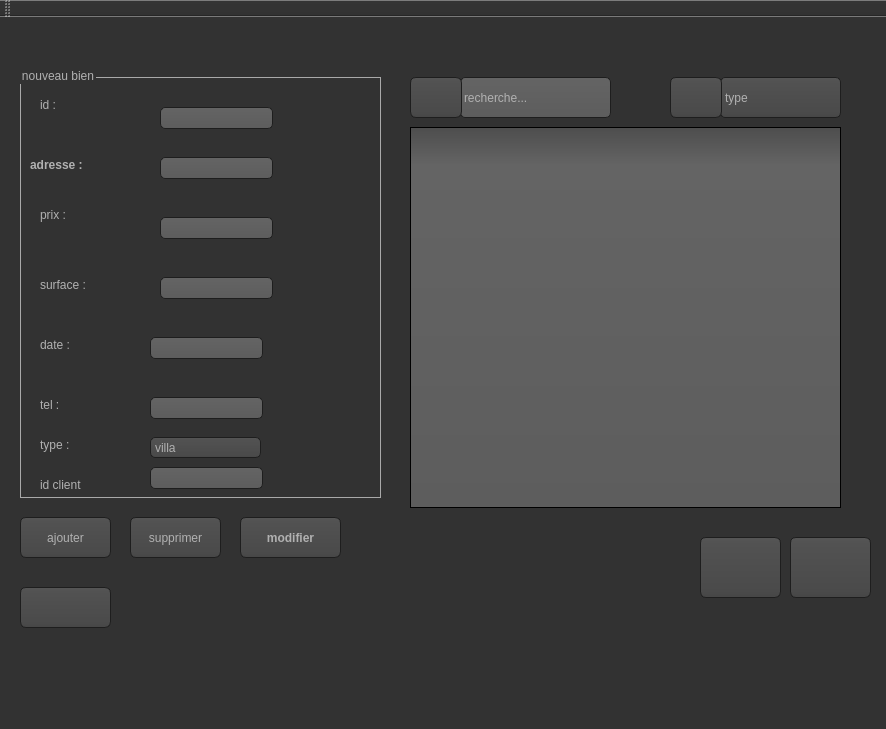
<?xml version="1.0" encoding="UTF-8"?>
<ui version="4.0">
 <class>MainWindow</class>
 <widget class="QMainWindow" name="MainWindow">
  <property name="geometry">
   <rect>
    <x>0</x>
    <y>0</y>
    <width>886</width>
    <height>729</height>
   </rect>
  </property>
  <property name="windowTitle">
   <string>Gestion des Clients</string>
  </property>
  <property name="styleSheet">
   <string notr="true">QToolTip
{
     border: 1px solid black;
     background-color: #ffa02f;
     padding: 1px;
     border-radius: 3px;
     opacity: 100;
}

QWidget
{
    color: #b1b1b1;
    background-color: #323232;
}

QTreeView, QListView
{
    background-color: silver;
    margin-left: 5px;
}

QWidget:item:hover
{
    background-color: QLinearGradient( x1: 0, y1: 0, x2: 0, y2: 1, stop: 0 #ffa02f, stop: 1 #ca0619);
    color: #000000;
}

QWidget:item:selected
{
    background-color: QLinearGradient( x1: 0, y1: 0, x2: 0, y2: 1, stop: 0 #ffa02f, stop: 1 #d7801a);
}

QMenuBar::item
{
    background: transparent;
}

QMenuBar::item:selected
{
    background: transparent;
    border: 1px solid #ffaa00;
}

QMenuBar::item:pressed
{
    background: #444;
    border: 1px solid #000;
    background-color: QLinearGradient(
        x1:0, y1:0,
        x2:0, y2:1,
        stop:1 #212121,
        stop:0.4 #343434/*,
        stop:0.2 #343434,
        stop:0.1 #ffaa00*/
    );
    margin-bottom:-1px;
    padding-bottom:1px;
}

QMenu
{
    border: 1px solid #000;
}

QMenu::item
{
    padding: 2px 20px 2px 20px;
}

QMenu::item:selected
{
    color: #000000;
}

QWidget:disabled
{
    color: #808080;
    background-color: #323232;
}

QAbstractItemView
{
    background-color: QLinearGradient( x1: 0, y1: 0, x2: 0, y2: 1, stop: 0 #4d4d4d, stop: 0.1 #646464, stop: 1 #5d5d5d);
}

QWidget:focus
{
    /*border: 1px solid darkgray;*/
}

QLineEdit
{
    background-color: QLinearGradient( x1: 0, y1: 0, x2: 0, y2: 1, stop: 0 #4d4d4d, stop: 0 #646464, stop: 1 #5d5d5d);
    padding: 1px;
    border-style: solid;
    border: 1px solid #1e1e1e;
    border-radius: 5;
}

QPushButton
{
    color: #b1b1b1;
    background-color: QLinearGradient( x1: 0, y1: 0, x2: 0, y2: 1, stop: 0 #565656, stop: 0.1 #525252, stop: 0.5 #4e4e4e, stop: 0.9 #4a4a4a, stop: 1 #464646);
    border-width: 1px;
    border-color: #1e1e1e;
    border-style: solid;
    border-radius: 6;
    padding: 3px;
    font-size: 12px;
    padding-left: 5px;
    padding-right: 5px;
    min-width: 40px;
}

QPushButton:pressed
{
    background-color: QLinearGradient( x1: 0, y1: 0, x2: 0, y2: 1, stop: 0 #2d2d2d, stop: 0.1 #2b2b2b, stop: 0.5 #292929, stop: 0.9 #282828, stop: 1 #252525);
}

QComboBox
{
    selection-background-color: #ffaa00;
    background-color: QLinearGradient( x1: 0, y1: 0, x2: 0, y2: 1, stop: 0 #565656, stop: 0.1 #525252, stop: 0.5 #4e4e4e, stop: 0.9 #4a4a4a, stop: 1 #464646);
    border-style: solid;
    border: 1px solid #1e1e1e;
    border-radius: 5;
}

QComboBox:hover,QPushButton:hover
{
    border: 2px solid QLinearGradient( x1: 0, y1: 0, x2: 0, y2: 1, stop: 0 #ffa02f, stop: 1 #d7801a);
}


QComboBox:on
{
    padding-top: 3px;
    padding-left: 4px;
    background-color: QLinearGradient( x1: 0, y1: 0, x2: 0, y2: 1, stop: 0 #2d2d2d, stop: 0.1 #2b2b2b, stop: 0.5 #292929, stop: 0.9 #282828, stop: 1 #252525);
    selection-background-color: #ffaa00;
}

QComboBox QAbstractItemView
{
    border: 2px solid darkgray;
    selection-background-color: QLinearGradient( x1: 0, y1: 0, x2: 0, y2: 1, stop: 0 #ffa02f, stop: 1 #d7801a);
}

QComboBox::drop-down
{
     subcontrol-origin: padding;
     subcontrol-position: top right;
     width: 15px;

     border-left-width: 0px;
     border-left-color: darkgray;
     border-left-style: solid; /* just a single line */
     border-top-right-radius: 3px; /* same radius as the QComboBox */
     border-bottom-right-radius: 3px;
 }

QComboBox::down-arrow
{
     image: url(:/dark_orange/img/down_arrow.png);
}

QGroupBox
{
    border: 1px solid darkgray;
    margin-top: 10px;
}

QGroupBox:focus
{
    border: 1px solid darkgray;
}

QTextEdit:focus
{
    border: 1px solid darkgray;
}

QScrollBar:horizontal {
     border: 1px solid #222222;
     background: QLinearGradient( x1: 0, y1: 0, x2: 0, y2: 1, stop: 0.0 #121212, stop: 0.2 #282828, stop: 1 #484848);
     height: 7px;
     margin: 0px 16px 0 16px;
}

QScrollBar::handle:horizontal
{
      background: QLinearGradient( x1: 0, y1: 0, x2: 1, y2: 0, stop: 0 #ffa02f, stop: 0.5 #d7801a, stop: 1 #ffa02f);
      min-height: 20px;
      border-radius: 2px;
}

QScrollBar::add-line:horizontal {
      border: 1px solid #1b1b19;
      border-radius: 2px;
      background: QLinearGradient( x1: 0, y1: 0, x2: 1, y2: 0, stop: 0 #ffa02f, stop: 1 #d7801a);
      width: 14px;
      subcontrol-position: right;
      subcontrol-origin: margin;
}

QScrollBar::sub-line:horizontal {
      border: 1px solid #1b1b19;
      border-radius: 2px;
      background: QLinearGradient( x1: 0, y1: 0, x2: 1, y2: 0, stop: 0 #ffa02f, stop: 1 #d7801a);
      width: 14px;
     subcontrol-position: left;
     subcontrol-origin: margin;
}

QScrollBar::right-arrow:horizontal, QScrollBar::left-arrow:horizontal
{
      border: 1px solid black;
      width: 1px;
      height: 1px;
      background: white;
}

QScrollBar::add-page:horizontal, QScrollBar::sub-page:horizontal
{
      background: none;
}

QScrollBar:vertical
{
      background: QLinearGradient( x1: 0, y1: 0, x2: 1, y2: 0, stop: 0.0 #121212, stop: 0.2 #282828, stop: 1 #484848);
      width: 7px;
      margin: 16px 0 16px 0;
      border: 1px solid #222222;
}

QScrollBar::handle:vertical
{
      background: QLinearGradient( x1: 0, y1: 0, x2: 0, y2: 1, stop: 0 #ffa02f, stop: 0.5 #d7801a, stop: 1 #ffa02f);
      min-height: 20px;
      border-radius: 2px;
}

QScrollBar::add-line:vertical
{
      border: 1px solid #1b1b19;
      border-radius: 2px;
      background: QLinearGradient( x1: 0, y1: 0, x2: 0, y2: 1, stop: 0 #ffa02f, stop: 1 #d7801a);
      height: 14px;
      subcontrol-position: bottom;
      subcontrol-origin: margin;
}

QScrollBar::sub-line:vertical
{
      border: 1px solid #1b1b19;
      border-radius: 2px;
      background: QLinearGradient( x1: 0, y1: 0, x2: 0, y2: 1, stop: 0 #d7801a, stop: 1 #ffa02f);
      height: 14px;
      subcontrol-position: top;
      subcontrol-origin: margin;
}

QScrollBar::up-arrow:vertical, QScrollBar::down-arrow:vertical
{
      border: 1px solid black;
      width: 1px;
      height: 1px;
      background: white;
}


QScrollBar::add-page:vertical, QScrollBar::sub-page:vertical
{
      background: none;
}

QTextEdit
{
    background-color: #242424;
}

QPlainTextEdit
{
    background-color: #242424;
}

QHeaderView::section
{
    background-color: QLinearGradient(x1:0, y1:0, x2:0, y2:1, stop:0 #616161, stop: 0.5 #505050, stop: 0.6 #434343, stop:1 #656565);
    color: white;
    padding-left: 4px;
    border: 1px solid #6c6c6c;
}

QCheckBox:disabled
{
color: #414141;
}

QDockWidget::title
{
    text-align: center;
    spacing: 3px; /* spacing between items in the tool bar */
    background-color: QLinearGradient(x1:0, y1:0, x2:0, y2:1, stop:0 #323232, stop: 0.5 #242424, stop:1 #323232);
}

QDockWidget::close-button, QDockWidget::float-button
{
    text-align: center;
    spacing: 1px; /* spacing between items in the tool bar */
    background-color: QLinearGradient(x1:0, y1:0, x2:0, y2:1, stop:0 #323232, stop: 0.5 #242424, stop:1 #323232);
}

QDockWidget::close-button:hover, QDockWidget::float-button:hover
{
    background: #242424;
}

QDockWidget::close-button:pressed, QDockWidget::float-button:pressed
{
    padding: 1px -1px -1px 1px;
}

QMainWindow::separator
{
    background-color: QLinearGradient(x1:0, y1:0, x2:0, y2:1, stop:0 #161616, stop: 0.5 #151515, stop: 0.6 #212121, stop:1 #343434);
    color: white;
    padding-left: 4px;
    border: 1px solid #4c4c4c;
    spacing: 3px; /* spacing between items in the tool bar */
}

QMainWindow::separator:hover
{

    background-color: QLinearGradient(x1:0, y1:0, x2:0, y2:1, stop:0 #d7801a, stop:0.5 #b56c17 stop:1 #ffa02f);
    color: white;
    padding-left: 4px;
    border: 1px solid #6c6c6c;
    spacing: 3px; /* spacing between items in the tool bar */
}

QToolBar::handle
{
     spacing: 3px; /* spacing between items in the tool bar */
     background: url(:/dark_orange/img/handle.png);
}

QMenu::separator
{
    height: 2px;
    background-color: QLinearGradient(x1:0, y1:0, x2:0, y2:1, stop:0 #161616, stop: 0.5 #151515, stop: 0.6 #212121, stop:1 #343434);
    color: white;
    padding-left: 4px;
    margin-left: 10px;
    margin-right: 5px;
}

QProgressBar
{
    border: 2px solid grey;
    border-radius: 5px;
    text-align: center;
}

QProgressBar::chunk
{
    background-color: #d7801a;
    width: 2.15px;
    margin: 0.5px;
}

QTabBar::tab {
    color: #b1b1b1;
    border: 1px solid #444;
    border-bottom-style: none;
    background-color: #323232;
    padding-left: 10px;
    padding-right: 10px;
    padding-top: 3px;
    padding-bottom: 2px;
    margin-right: -1px;
}

QTabWidget::pane {
    border: 1px solid #444;
    top: 1px;
}

QTabBar::tab:last
{
    margin-right: 0; /* the last selected tab has nothing to overlap with on the right */
    border-top-right-radius: 3px;
}

QTabBar::tab:first:!selected
{
 margin-left: 0px; /* the last selected tab has nothing to overlap with on the right */


    border-top-left-radius: 3px;
}

QTabBar::tab:!selected
{
    color: #b1b1b1;
    border-bottom-style: solid;
    margin-top: 3px;
    background-color: QLinearGradient(x1:0, y1:0, x2:0, y2:1, stop:1 #212121, stop:.4 #343434);
}

QTabBar::tab:selected
{
    border-top-left-radius: 3px;
    border-top-right-radius: 3px;
    margin-bottom: 0px;
}

QTabBar::tab:!selected:hover
{
    /*border-top: 2px solid #ffaa00;
    padding-bottom: 3px;*/
    border-top-left-radius: 3px;
    border-top-right-radius: 3px;
    background-color: QLinearGradient(x1:0, y1:0, x2:0, y2:1, stop:1 #212121, stop:0.4 #343434, stop:0.2 #343434, stop:0.1 #ffaa00);
}

QRadioButton::indicator:checked, QRadioButton::indicator:unchecked{
    color: #b1b1b1;
    background-color: #323232;
    border: 1px solid #b1b1b1;
    border-radius: 6px;
}

QRadioButton::indicator:checked
{
    background-color: qradialgradient(
        cx: 0.5, cy: 0.5,
        fx: 0.5, fy: 0.5,
        radius: 1.0,
        stop: 0.25 #ffaa00,
        stop: 0.3 #323232
    );
}

QCheckBox::indicator{
    color: #b1b1b1;
    background-color: #323232;
    border: 1px solid #b1b1b1;
    width: 9px;
    height: 9px;
}

QRadioButton::indicator
{
    border-radius: 6px;
}

QRadioButton::indicator:hover, QCheckBox::indicator:hover
{
    border: 1px solid #ffaa00;
}

QCheckBox::indicator:checked
{
    image:url(:/dark_orange/img/checkbox.png);
}

QCheckBox::indicator:disabled, QRadioButton::indicator:disabled
{
    border: 1px solid #444;
}


QSlider::groove:horizontal {
    border: 1px solid #3A3939;
    height: 8px;
    background: #201F1F;
    margin: 2px 0;
    border-radius: 2px;
}

QSlider::handle:horizontal {
    background: QLinearGradient( x1: 0, y1: 0, x2: 0, y2: 1,
      stop: 0.0 silver, stop: 0.2 #a8a8a8, stop: 1 #727272);
    border: 1px solid #3A3939;
    width: 14px;
    height: 14px;
    margin: -4px 0;
    border-radius: 2px;
}

QSlider::groove:vertical {
    border: 1px solid #3A3939;
    width: 8px;
    background: #201F1F;
    margin: 0 0px;
    border-radius: 2px;
}

QSlider::handle:vertical {
    background: QLinearGradient( x1: 0, y1: 0, x2: 0, y2: 1, stop: 0.0 silver,
      stop: 0.2 #a8a8a8, stop: 1 #727272);
    border: 1px solid #3A3939;
    width: 14px;
    height: 14px;
    margin: 0 -4px;
    border-radius: 2px;
}

QAbstractSpinBox {
    padding-top: 2px;
    padding-bottom: 2px;
    border: 1px solid darkgray;

    border-radius: 2px;
    min-width: 50px;
}</string>
  </property>
  <widget class="QWidget" name="centralWidget">
   <widget class="QGroupBox" name="groupBox">
    <property name="geometry">
     <rect>
      <x>20</x>
      <y>50</y>
      <width>361</width>
      <height>431</height>
     </rect>
    </property>
    <property name="title">
     <string>nouveau bien</string>
    </property>
    <widget class="QLabel" name="label">
     <property name="geometry">
      <rect>
       <x>20</x>
       <y>30</y>
       <width>51</width>
       <height>16</height>
      </rect>
     </property>
     <property name="text">
      <string>id :</string>
     </property>
    </widget>
    <widget class="QLabel" name="label_2">
     <property name="geometry">
      <rect>
       <x>10</x>
       <y>90</y>
       <width>56</width>
       <height>16</height>
      </rect>
     </property>
     <property name="font">
      <font>
       <family>MS Shell Dlg 2</family>
       <weight>75</weight>
       <italic>false</italic>
       <bold>true</bold>
       <underline>false</underline>
      </font>
     </property>
     <property name="text">
      <string>adresse :</string>
     </property>
    </widget>
    <widget class="QLabel" name="label_3">
     <property name="geometry">
      <rect>
       <x>20</x>
       <y>140</y>
       <width>56</width>
       <height>16</height>
      </rect>
     </property>
     <property name="text">
      <string>prix :</string>
     </property>
    </widget>
    <widget class="QLabel" name="label_4">
     <property name="geometry">
      <rect>
       <x>20</x>
       <y>210</y>
       <width>56</width>
       <height>16</height>
      </rect>
     </property>
     <property name="text">
      <string>surface :</string>
     </property>
    </widget>
    <widget class="QLabel" name="label_5">
     <property name="geometry">
      <rect>
       <x>20</x>
       <y>270</y>
       <width>56</width>
       <height>16</height>
      </rect>
     </property>
     <property name="text">
      <string>date : </string>
     </property>
    </widget>
    <widget class="QLabel" name="label_6">
     <property name="geometry">
      <rect>
       <x>20</x>
       <y>330</y>
       <width>56</width>
       <height>16</height>
      </rect>
     </property>
     <property name="text">
      <string>tel :</string>
     </property>
    </widget>
    <widget class="QLineEdit" name="lineEdit">
     <property name="geometry">
      <rect>
       <x>140</x>
       <y>40</y>
       <width>113</width>
       <height>22</height>
      </rect>
     </property>
    </widget>
    <widget class="QLineEdit" name="lineEdit_2">
     <property name="geometry">
      <rect>
       <x>140</x>
       <y>90</y>
       <width>113</width>
       <height>22</height>
      </rect>
     </property>
    </widget>
    <widget class="QLineEdit" name="lineEdit_3">
     <property name="geometry">
      <rect>
       <x>140</x>
       <y>150</y>
       <width>113</width>
       <height>22</height>
      </rect>
     </property>
    </widget>
    <widget class="QLineEdit" name="lineEdit_4">
     <property name="geometry">
      <rect>
       <x>140</x>
       <y>210</y>
       <width>113</width>
       <height>22</height>
      </rect>
     </property>
    </widget>
    <widget class="QLineEdit" name="lineEdit_6">
     <property name="geometry">
      <rect>
       <x>130</x>
       <y>330</y>
       <width>113</width>
       <height>22</height>
      </rect>
     </property>
    </widget>
    <widget class="QLabel" name="label_14">
     <property name="geometry">
      <rect>
       <x>20</x>
       <y>370</y>
       <width>56</width>
       <height>16</height>
      </rect>
     </property>
     <property name="text">
      <string>type :</string>
     </property>
    </widget>
    <widget class="QLineEdit" name="lineEdit_5">
     <property name="geometry">
      <rect>
       <x>130</x>
       <y>270</y>
       <width>113</width>
       <height>22</height>
      </rect>
     </property>
    </widget>
    <widget class="QComboBox" name="comboBox_bien">
     <property name="geometry">
      <rect>
       <x>130</x>
       <y>370</y>
       <width>111</width>
       <height>21</height>
      </rect>
     </property>
     <item>
      <property name="text">
       <string>villa</string>
      </property>
     </item>
     <item>
      <property name="text">
       <string>terrain</string>
      </property>
     </item>
     <item>
      <property name="text">
       <string>appartement</string>
      </property>
     </item>
     <item>
      <property name="text">
       <string>bureau</string>
      </property>
     </item>
    </widget>
    <widget class="QLabel" name="label_7">
     <property name="geometry">
      <rect>
       <x>20</x>
       <y>410</y>
       <width>56</width>
       <height>16</height>
      </rect>
     </property>
     <property name="text">
      <string>id client</string>
     </property>
    </widget>
    <widget class="QLineEdit" name="lineEdit_idClient_bien">
     <property name="geometry">
      <rect>
       <x>130</x>
       <y>400</y>
       <width>113</width>
       <height>22</height>
      </rect>
     </property>
    </widget>
   </widget>
   <widget class="QPushButton" name="pushButton_supprimerBien">
    <property name="geometry">
     <rect>
      <x>130</x>
      <y>500</y>
      <width>91</width>
      <height>41</height>
     </rect>
    </property>
    <property name="cursor">
     <cursorShape>OpenHandCursor</cursorShape>
    </property>
    <property name="text">
     <string>supprimer</string>
    </property>
    <property name="icon">
     <iconset>
      <normaloff>../projet+++/projet/ressource/img/supp.png</normaloff>../projet+++/projet/ressource/img/supp.png</iconset>
    </property>
    <property name="iconSize">
     <size>
      <width>30</width>
      <height>30</height>
     </size>
    </property>
   </widget>
   <widget class="QLineEdit" name="lineEdit_7">
    <property name="geometry">
     <rect>
      <x>460</x>
      <y>60</y>
      <width>151</width>
      <height>41</height>
     </rect>
    </property>
    <property name="text">
     <string>recherche...</string>
    </property>
   </widget>
   <widget class="QPushButton" name="pushButton_3">
    <property name="geometry">
     <rect>
      <x>240</x>
      <y>500</y>
      <width>101</width>
      <height>41</height>
     </rect>
    </property>
    <property name="font">
     <font>
      <pointsize>-1</pointsize>
      <weight>75</weight>
      <italic>false</italic>
      <bold>true</bold>
      <underline>false</underline>
     </font>
    </property>
    <property name="acceptDrops">
     <bool>false</bool>
    </property>
    <property name="autoFillBackground">
     <bool>false</bool>
    </property>
    <property name="text">
     <string>modifier</string>
    </property>
    <property name="icon">
     <iconset>
      <normaloff>../projet+++/projet/ressource/img/modif.png</normaloff>../projet+++/projet/ressource/img/modif.png</iconset>
    </property>
    <property name="iconSize">
     <size>
      <width>30</width>
      <height>30</height>
     </size>
    </property>
   </widget>
   <widget class="QPushButton" name="pushButton_4">
    <property name="geometry">
     <rect>
      <x>20</x>
      <y>570</y>
      <width>91</width>
      <height>41</height>
     </rect>
    </property>
    <property name="font">
     <font>
      <pointsize>-1</pointsize>
      <weight>75</weight>
      <italic>false</italic>
      <bold>true</bold>
      <underline>false</underline>
     </font>
    </property>
    <property name="text">
     <string/>
    </property>
    <property name="icon">
     <iconset>
      <normaloff>../projet+++/projet/ressource/img/retour.png</normaloff>../projet+++/projet/ressource/img/retour.png</iconset>
    </property>
    <property name="iconSize">
     <size>
      <width>30</width>
      <height>30</height>
     </size>
    </property>
   </widget>
   <widget class="QTableView" name="tableView">
    <property name="geometry">
     <rect>
      <x>410</x>
      <y>110</y>
      <width>431</width>
      <height>381</height>
     </rect>
    </property>
   </widget>
   <widget class="QComboBox" name="comboBox_2">
    <property name="geometry">
     <rect>
      <x>720</x>
      <y>60</y>
      <width>121</width>
      <height>41</height>
     </rect>
    </property>
    <item>
     <property name="text">
      <string>type</string>
     </property>
    </item>
    <item>
     <property name="text">
      <string>adresse</string>
     </property>
    </item>
    <item>
     <property name="text">
      <string>prix</string>
     </property>
    </item>
   </widget>
   <widget class="QPushButton" name="pushButton_7">
    <property name="geometry">
     <rect>
      <x>700</x>
      <y>520</y>
      <width>81</width>
      <height>61</height>
     </rect>
    </property>
    <property name="toolTip">
     <string>importer le fichier</string>
    </property>
    <property name="text">
     <string/>
    </property>
    <property name="icon">
     <iconset>
      <normaloff>../projet+++/projet/ressource/img/import.png</normaloff>../projet+++/projet/ressource/img/import.png</iconset>
    </property>
    <property name="iconSize">
     <size>
      <width>50</width>
      <height>50</height>
     </size>
    </property>
   </widget>
   <widget class="QPushButton" name="pushButton_5">
    <property name="geometry">
     <rect>
      <x>670</x>
      <y>60</y>
      <width>52</width>
      <height>41</height>
     </rect>
    </property>
    <property name="text">
     <string/>
    </property>
    <property name="icon">
     <iconset>
      <normaloff>../projet+++/projet/ressource/img/trier.png</normaloff>../projet+++/projet/ressource/img/trier.png</iconset>
    </property>
    <property name="iconSize">
     <size>
      <width>40</width>
      <height>30</height>
     </size>
    </property>
   </widget>
   <widget class="QPushButton" name="pushButton_6">
    <property name="geometry">
     <rect>
      <x>790</x>
      <y>520</y>
      <width>81</width>
      <height>61</height>
     </rect>
    </property>
    <property name="toolTip">
     <string>exporter le fichier</string>
    </property>
    <property name="styleSheet">
     <string notr="true"/>
    </property>
    <property name="text">
     <string/>
    </property>
    <property name="icon">
     <iconset>
      <normaloff>../projet+++/projet/ressource/img/expor.png</normaloff>../projet+++/projet/ressource/img/expor.png</iconset>
    </property>
    <property name="iconSize">
     <size>
      <width>50</width>
      <height>50</height>
     </size>
    </property>
   </widget>
   <widget class="QPushButton" name="pushButton_9">
    <property name="geometry">
     <rect>
      <x>410</x>
      <y>60</y>
      <width>52</width>
      <height>41</height>
     </rect>
    </property>
    <property name="text">
     <string/>
    </property>
    <property name="icon">
     <iconset>
      <normaloff>../projet+++/projet/ressource/img/icons8-chercher-192.png</normaloff>../projet+++/projet/ressource/img/icons8-chercher-192.png</iconset>
    </property>
    <property name="iconSize">
     <size>
      <width>40</width>
      <height>30</height>
     </size>
    </property>
   </widget>
   <widget class="QPushButton" name="pushButton">
    <property name="geometry">
     <rect>
      <x>20</x>
      <y>500</y>
      <width>91</width>
      <height>41</height>
     </rect>
    </property>
    <property name="text">
     <string>ajouter</string>
    </property>
    <property name="icon">
     <iconset>
      <normaloff>../projet+++/projet/ressource/img/ajout.png</normaloff>../projet+++/projet/ressource/img/ajout.png</iconset>
    </property>
    <property name="iconSize">
     <size>
      <width>30</width>
      <height>30</height>
     </size>
    </property>
   </widget>
  </widget>
  <widget class="QMenuBar" name="menuBar">
   <property name="geometry">
    <rect>
     <x>0</x>
     <y>0</y>
     <width>886</width>
     <height>26</height>
    </rect>
   </property>
  </widget>
  <widget class="QToolBar" name="mainToolBar">
   <attribute name="toolBarArea">
    <enum>TopToolBarArea</enum>
   </attribute>
   <attribute name="toolBarBreak">
    <bool>false</bool>
   </attribute>
  </widget>
  <widget class="QStatusBar" name="statusBar"/>
 </widget>
 <layoutdefault spacing="6" margin="11"/>
 <resources/>
 <connections/>
</ui>
